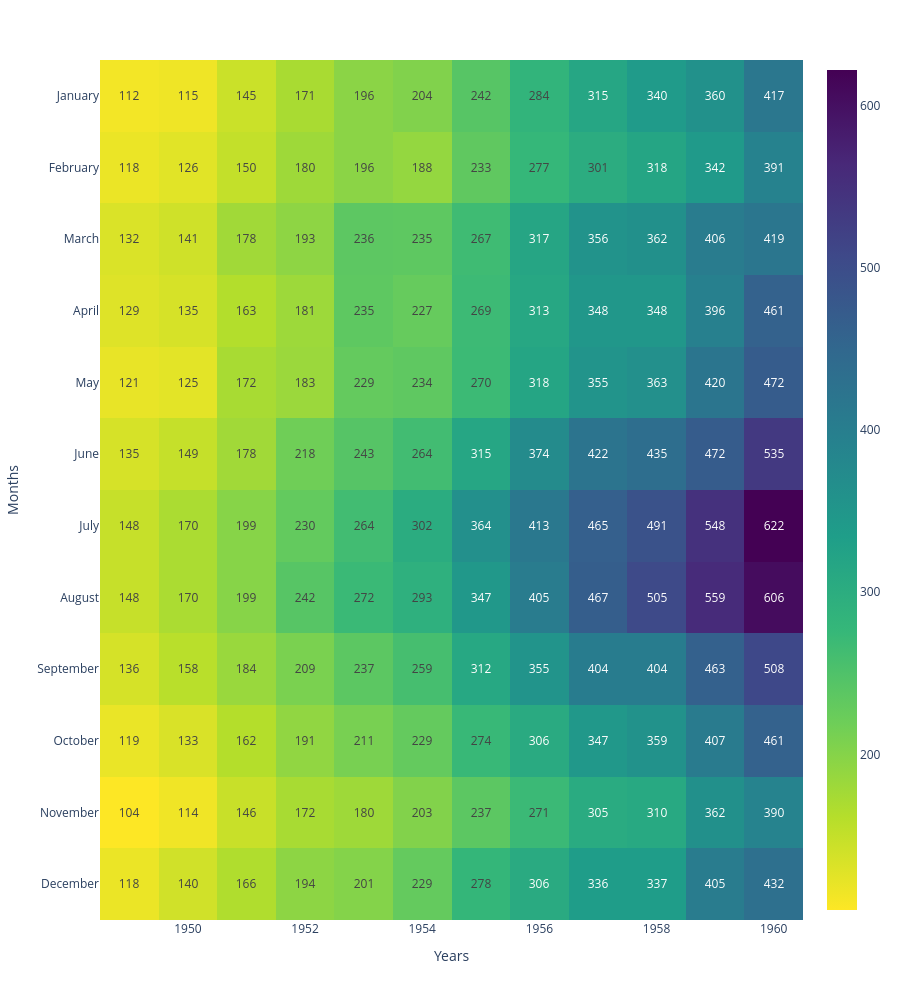

Notebook cell for this chart:
### Markdown cell above
## Using Plotly

### Code cell
import plotly.express as px

px.imshow(flight_wide, text_auto=True, height=1000, color_continuous_scale='viridis_r')

### Figure 1 — Plotly figure (JSON) as saved in the notebook; plotly's stock layout.template omitted (floating-point values rounded to 4 significant figures; data arrays with more than 128 entries replaced by an {"elided": "..."} marker saying what was removed)
{"data": [{"coloraxis": "coloraxis", "hovertemplate": "Years: %{x}<br>Months: %{y}<br>color: %{z}<extra></extra>", "name": "0", "texttemplate": "%{z}", "type": "heatmap", "x": [1949, 1950, 1951, 1952, 1953, 1954, 1955, 1956, 1957, 1958, 1959, 1960], "xaxis": "x", "y": ["January", "February", "March", "April", "May", "June", "July", "August", "September", "October", "November", "December"], "yaxis": "y", "z": {"elided": "12x12 int values"}}], "layout": {"coloraxis": {"autocolorscale": false, "colorscale": [[0, "#fde725"], [0.1111, "#b5de2b"], [0.2222, "#6ece58"], [0.3333, "#35b779"], [0.4444, "#1f9e89"], [0.5556, "#26828e"], [0.6667, "#31688e"], [0.7778, "#3e4989"], [0.8889, "#482878"], [1, "#440154"]]}, "height": 1000, "margin": {"t": 60}, "xaxis": {"anchor": "y", "constrain": "domain", "domain": [0, 1], "scaleanchor": "y", "title": {"text": "Years"}}, "yaxis": {"anchor": "x", "autorange": "reversed", "constrain": "domain", "domain": [0, 1], "title": {"text": "Months"}}}}
